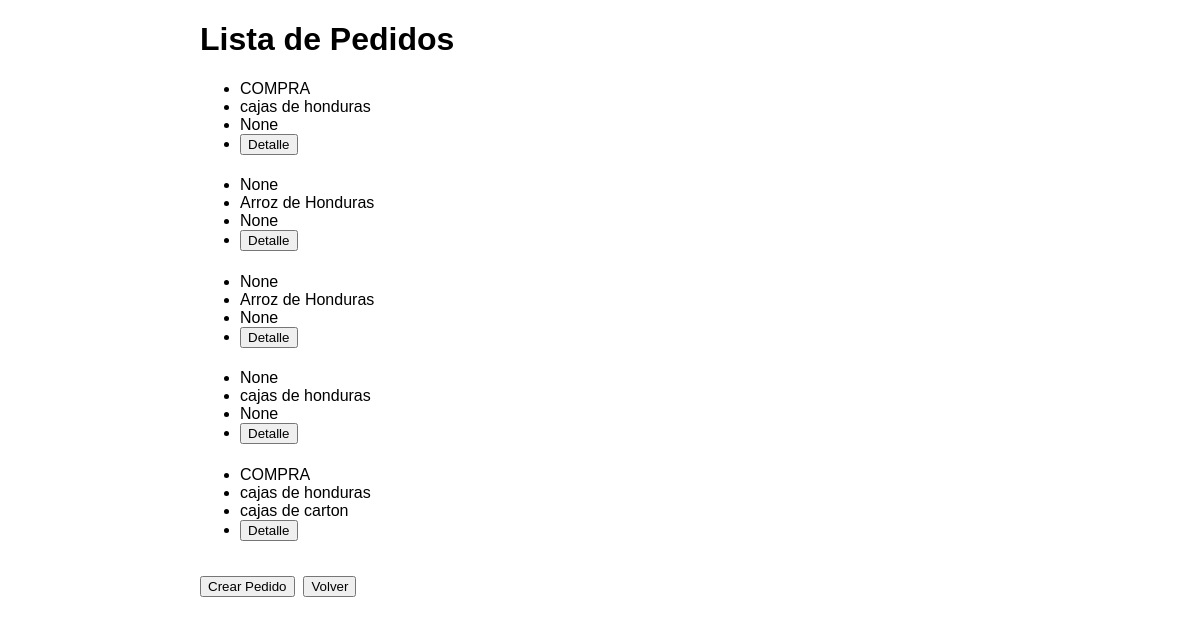
/lista_pedidos/, run on an earlier commit of the app's database.
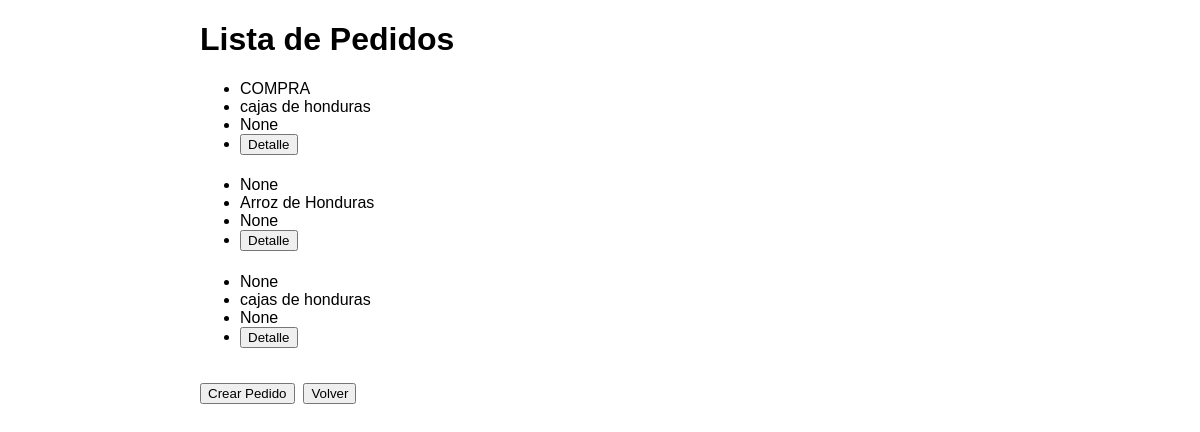
And on a later commit of the database.
### inventario_app/models.py (models this page shows, shortened)
class Pedido(models.Model):
    TIPO_CHOICES = (
        ('COMPRA', 'Compra'),
        ('VENTA', 'Venta'),
    )
    tipo = models.CharField(max_length=6, choices=TIPO_CHOICES, null=True)
    fecha_pedido = models.DateField()
    proveedor = models.ForeignKey(Proveedor, on_delete=models.CASCADE)
    productos = models.ForeignKey(Producto, on_delete=models.CASCADE, null=True)
    descripcion = models.TextField(null=True)  # Nuevo atributo 'descripcion'
    cantidad = models.PositiveIntegerField()  # Nuevo atributo 'cantidad'

class Proveedor(models.Model):
    nombre = models.CharField(max_length=100)
    direccion = models.TextField()
    telefono = models.CharField(max_length=15)
    def __str__(self):
        return self.nombre

class Producto(models.Model):
    nombre = models.CharField(max_length=100)
    descripcion = models.TextField()
    precio = models.DecimalField(max_digits=10, decimal_places=2)
    cantidad_disponible = models.PositiveIntegerField(default=0)
    proveedor = models.ForeignKey(Proveedor, on_delete=models.CASCADE, null=True)
    def __str__(self):
        return self.nombre

### inventario_app/views.py (the view)
# urls.py: path('lista_pedidos/', lista_pedidos, name='lista_pedidos'),
def lista_pedidos(request):
    pedidos = Pedido.objects.all()
    return render(request, 'lista_pedidos.html', {'pedidos': pedidos})

### inventario_app/templates/lista_pedidos.html (shortened to what this page needs)
<!DOCTYPE html>
<html lang="es">
<head>
</head>
<body>
    <div class="container">
        <h1>Lista de Pedidos</h1>
        <ul>
            {% for pedido in pedidos %}
                <li>{{ pedido.tipo }}</li>
                <li>{{ pedido.proveedor }}</li>
                <li>{{ pedido.productos }}</li>
                <li><a href="{% url 'detalle_pedido' pk=pedido.pk %}"><button>Detalle</button></a></li>
            {% endfor %}
        </ul>
    </div>
    <h1>
    <div class="container">
        <a href="{% url 'crear_pedido' %}"><button>Crear Pedido</button></a>
        <a href="{% url 'index' %}"><button>Volver</button></a>
    </div>
</body>
</html>

### inventario_app/templates/lista_pedidos.html (style rules this page uses)
body { font-family: Arial, sans-serif; margin: 0; padding: 0; }
.container { max-width: 800px; margin: 20px auto; padding: 0 20px; }

What changed in the data, as far as the page shows it:
removed Pedido: tipo "None", proveedor "Arroz de Honduras", productos "None"
removed Pedido: tipo "COMPRA", proveedor "cajas de honduras", productos "cajas de carton"
